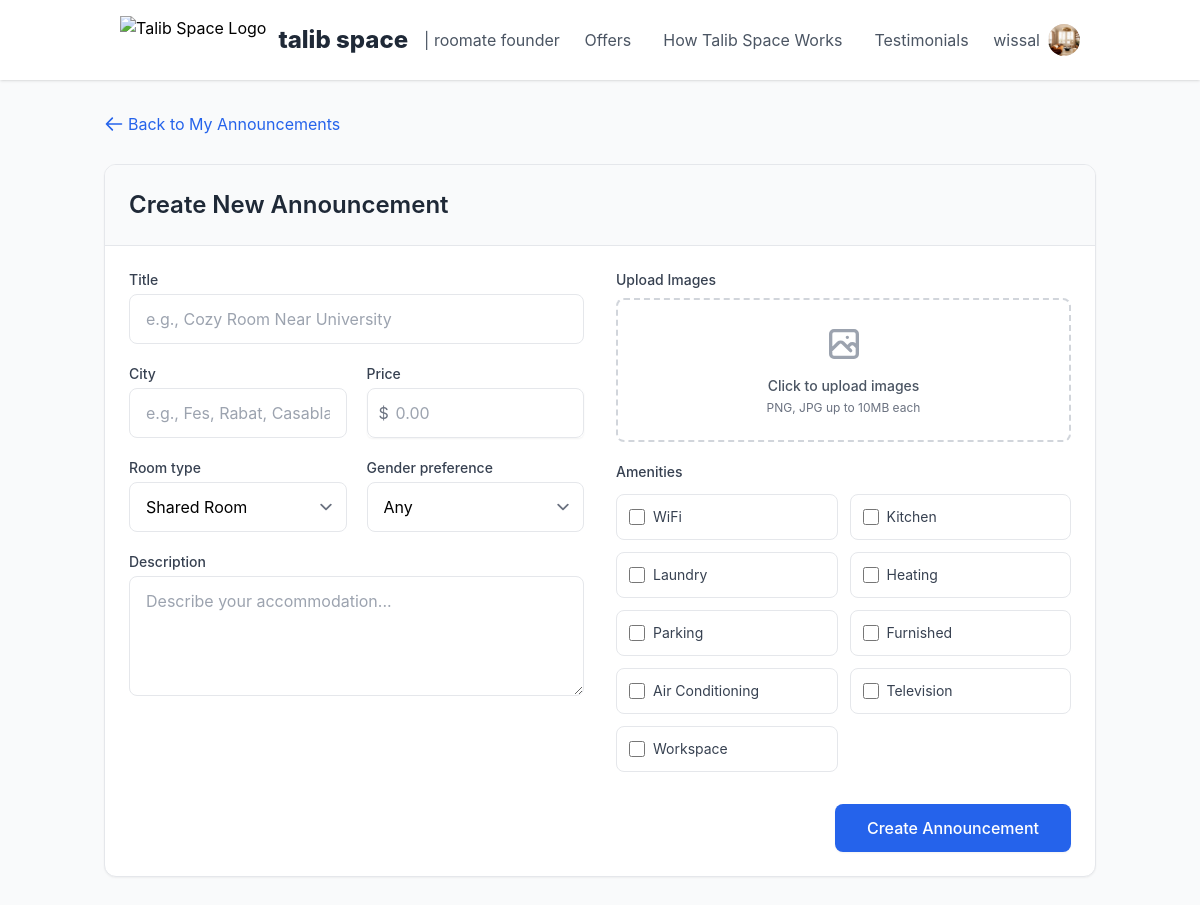
The app's page /user/create/ (signed in) with its own data.
### authuser/models.py (models this page shows, shortened)
class User(AbstractBaseUser, PermissionsMixin):
    STATUS_CHOICES = [
        ('pending', 'Pending'),
        ('approved', 'Approved'),
        ('rejected', 'Rejected'),
    ]
    PROFILE_STATUS_CHOICES = [
        ('looking', 'Looking for offers'),
        ('posting', 'Has posted announcement'),
    ]
    email = models.EmailField(blank=True, default='', unique=True)
    name = models.CharField(max_length=255, blank=True, default='')
    surname = models.CharField(max_length=255, blank=True, default='')
    status = models.CharField(max_length=10, choices=STATUS_CHOICES, default='pending')
    profile_status = models.CharField(max_length=10, choices=PROFILE_STATUS_CHOICES, default='looking')
    is_active = models.BooleanField(default=True)
    is_superuser = models.BooleanField(default=False)
    is_staff = models.BooleanField(default=False)
    date_joined = models.DateTimeField(default=timezone.now)
    last_login = models.DateTimeField(blank=True, null=True)
    profile_picture = models.ImageField(upload_to=user_profile_pic_path, blank=True, null=True)
    description = models.TextField(blank=True, default='')
    objects = CustomUserManager()
    USERNAME_FIELD = 'email'
    EMAIL_FIELD = 'email'
    REQUIRED_FIELDS = ['name', 'surname']
    def is_profile_complete(self):
        return bool(self.profile_picture and self.description.strip())

### etudiants/views.py (the view)
# urls.py: path('create/', views.create_announcement_view, name='create_announcement'),
@login_required
def create_announcement_view(request):
    if not request.user.is_profile_complete():
        messages.error(request, 'Please complete your profile (add profile picture and description) before creating announcements.')
        return redirect('etudiants:my_announcements')
    if request.method == 'POST':
        form = AnnouncementForm(request.POST, request.FILES, request=request)
        if form.is_valid():
            try:
                announcement = form.save(commit=False)
                announcement.user = request.user
                announcement.save()
                images = request.FILES.getlist('images')
                if images:
                    for i, image in enumerate(images):
                        AnnouncementImage.objects.create(
                            announcement=announcement,
                            image=image
                        )
                try:
                    profile = request.user.profile_status
                    if hasattr(profile, 'has_posted_announcement'):
                        profile.has_posted_announcement = True
                        profile.save()
                except AttributeError:
                    pass
                messages.success(request, f"Announcement '{announcement.title}' created successfully with {len(images)} images!")
                return redirect('etudiants:my_announcements')
            except Exception as e:
                messages.error(request, f"Error creating announcement: {str(e)}")
                return render(request, 'etudiants/create_announcement.html', {
                    'form': form,
                    'page_title': 'Create New Announcement'
                })
        else:
            messages.error(request, "Please correct the errors below.")
    else:
        form = AnnouncementForm(request=request)
    return render(request, 'etudiants/create_announcement.html', {
        'form': form,
        'page_title': 'Create New Announcement'
    })

### templates/etudiants/create_announcement.html (shortened to what this page needs)
<!DOCTYPE html>
<html lang="en">
<head>
    <script src="https://cdn.tailwindcss.com"></script>
</head>
<body class="h-full flex flex-col bg-gray-50">
 <nav class="w-full sticky top-0 z-50 bg-white shadow">
    <div class="container mx-auto px-4 sm:px-6 lg:px-8">
        <div class="flex justify-between items-center py-4">
            <div class="flex items-center">
                <a href="{% url 'pages:homepage' %}" class="flex items-center">
                    <img src="https://img.freepik.com/vecteurs-premium/creation-logo-education-scolaire-maison-modele-logo-logement-etudiant_825834-932.jpg"
                        alt="Talib Space Logo" class="h-12 w-auto mr-3">
                    <span class="text-2xl font-extrabold text-gray-800">talib space</span>
                    <span class="ml-4 text-gray-600">| roomate founder</span>
                </a>
            </div>
            <div class="hidden md:flex items-center space-x-8">
                <a href="{% url 'pages:offers' %}" class="text-gray-600 hover:text-blue-500 transition duration-300">Offers</a>
                <a href="{% url 'pages:howworks' %}" class="text-gray-600 hover:text-blue-500 transition duration-300">How Talib Space Works</a>
                <a href="{% url 'pages:testo' %}" class="text-gray-600 hover:text-blue-500 transition duration-300">Testimonials</a>
            </div>
            {% if user.is_authenticated %}
                <div class="flex items-center space-x-4">
                    <div class="relative">
                        <button id="user-menu-button" type="button" class="flex items-center space-x-2 focus:outline-none">
                            <span class="text-gray-600">{{ user.name }}</span>
                            <div class="w-8 h-8 rounded-full bg-gray-200 flex items-center justify-center overflow-hidden">
                                {% if user.profile_picture %}
                                    <img src="{{ user.profile_picture.url }}" alt="Profile Photo" class="w-full h-full object-cover">
                                {% else %}
                                    <svg xmlns="http://www.w3.org/2000/svg" class="h-5 w-5 text-gray-500" viewBox="0 0 20 20" fill="currentColor">
                                        <path fill-rule="evenodd" d="M10 9a3 3 0 100-6 3 3 0 000 6zm-7 9a7 7 0 1114 0H3z" clip-rule="evenodd" />
                                    </svg>
                                {% endif %}
                            </div>
                        </button>
                    </div>
                </div>
            {% endif %}
        </div>
    </div>
</nav>
   <main class="flex-1">
       <div class="container mx-auto px-4 py-8">
           <div class="mb-6">
               <a href="{% url 'etudiants:my_announcements' %}" class="inline-flex items-center text-blue-600 hover:text-blue-800">
                   <svg xmlns="http://www.w3.org/2000/svg" class="h-5 w-5 mr-1" fill="none" viewBox="0 0 24 24" stroke="currentColor">
                       <path stroke-linecap="round" stroke-linejoin="round" stroke-width="2" d="M10 19l-7-7m0 0l7-7m-7 7h18" />
                   </svg>
                   Back to My Announcements
               </a>
           </div>
           <div class="bg-white rounded-xl shadow-sm border border-gray-200 overflow-hidden">
               <div class="p-6 border-b border-gray-200 bg-gray-50">
                   <h1 class="text-2xl font-semibold text-gray-800">Create New Announcement</h1>
               </div>
               <form method="post" enctype="multipart/form-data" class="p-6">
                   <div class="grid grid-cols-1 lg:grid-cols-2 gap-8">
                       <div class="space-y-5">
                           <div>
                               <label for="{{ form.title.id_for_label }}" class="block text-sm font-medium text-gray-700 mb-1">
                                   {{ form.title.label }}
                               </label>
                               <input type="text"
                                      id="{{ form.title.id_for_label }}"
                                      name="{{ form.title.name }}"
                                      class="form-input"
                                      placeholder="e.g., Cozy Room Near University"
                                      value="{{ form.title.value|default_if_none:'' }}">
                           </div>
                           <div class="grid grid-cols-1 md:grid-cols-2 gap-5">
                               <div>
                                   <label for="{{ form.city.id_for_label }}" class="block text-sm font-medium text-gray-700 mb-1">
                                       {{ form.city.label }}
                                   </label>
                                   <input type="text"
                                          id="{{ form.city.id_for_label }}"
                                          name="{{ form.city.name }}"
                                          class="form-input"
                                          placeholder="e.g., Fes, Rabat, Casablanca"
                                          value="{{ form.city.value|default_if_none:'' }}">
                               </div>
                               <div>
                                   <label for="{{ form.price.id_for_label }}" class="block text-sm font-medium text-gray-700 mb-1">
                                       {{ form.price.label }}
                                   </label>
                                   <div class="relative rounded-md shadow-sm">
                                       <div class="absolute inset-y-0 left-0 pl-3 flex items-center pointer-events-none">
                                           <span class="text-gray-500">$</span>
                                       </div>
                                       <input type="number"
                                              id="{{ form.price.id_for_label }}"
                                              name="{{ form.price.name }}"
                                              class="form-input pl-7"
                                              placeholder="0.00"
                                              step="0.01"
                                              value="{{ form.price.value|default_if_none:'' }}">
                                   </div>
                               </div>
                           </div>
                           <div class="grid grid-cols-1 md:grid-cols-2 gap-5">
                               <div>
                                   <label for="{{ form.room_type.id_for_label }}" class="block text-sm font-medium text-gray-700 mb-1">
                                       {{ form.room_type.label }}
                                   </label>
                                   <select id="{{ form.room_type.id_for_label }}"
                                           name="{{ form.room_type.name }}"
                                           class="form-input form-select">
                                       {% for value, label in form.room_type.field.choices %}
                                       <option value="{{ value }}" {% if form.room_type.value == value %}selected{% endif %}>{{ label }}</option>
                                       {% endfor %}
                                   </select>
                               </div>
                               <div>
                                   <label for="{{ form.gender_preference.id_for_label }}" class="block text-sm font-medium text-gray-700 mb-1">
                                       {{ form.gender_preference.label }}
                                   </label>
                                   <select id="{{ form.gender_preference.id_for_label }}"
                                           name="{{ form.gender_preference.name }}"
                                           class="form-input form-select">
                                       {% for value, label in form.gender_preference.field.choices %}
                                       <option value="{{ value }}" {% if form.gender_preference.value == value %}selected{% endif %}>{{ label }}</option>
                                       {% endfor %}
                                   </select>
                               </div>
                           </div>
                           <div>
                               <label for="{{ form.description.id_for_label }}" class="block text-sm font-medium text-gray-700 mb-1">
                                   {{ form.description.label }}
                               </label>
                               <textarea id="{{ form.description.id_for_label }}"
                                         name="{{ form.description.name }}"
                                         class="form-input form-textarea"
                                         placeholder="Describe your accommodation...">{{ form.description.value|default_if_none:'' }}</textarea>
                           </div>
                       </div>
                       <div class="space-y-5">
                           <div>
                               <label class="block text-sm font-medium text-gray-700 mb-2">
                                   Upload Images
                               </label>
                               <div class="image-upload relative border-2 border-dashed border-gray-300 rounded-lg p-6 text-center transition-colors">
                                   <label for="id_images" class="cursor-pointer">
                                       <div class="flex flex-col items-center justify-center">
                                           <span class="block text-sm font-medium text-gray-600">Click to upload images</span>
                                           <span class="block text-xs text-gray-500 mt-1">PNG, JPG up to 10MB each</span>
                                       </div>
                                   </label>
                               </div>
                           </div>
                           <div>
                               <label class="block text-sm font-medium text-gray-700 mb-3">
                                   Amenities
                               </label>
                               <div class="grid grid-cols-2 gap-3">
                                   {% for choice in form.amenities.field.choices %}
                                   <div class="flex items-center p-3 border border-gray-200 rounded-lg hover:border-blue-200 hover:bg-blue-50 transition-colors">
                                       <input type="checkbox"
                                              name="amenities"
                                              value="{{ choice.0 }}"
                                              id="id_amenities_{{ forloop.counter0 }}"
                                              class="h-4 w-4 text-blue-600 border-gray-300 rounded focus:ring-blue-500">
                                       <label for="id_amenities_{{ forloop.counter0 }}"
                                              class="ml-2 block text-sm text-gray-700 cursor-pointer flex-1">
                                           {{ choice.1 }}
                                       </label>
                                   </div>
                                   {% endfor %}
                               </div>
                           </div>
                       </div>
                   </div>
                   <div class="mt-8 flex justify-end">
                       <button type="submit"
                               class="bg-blue-600 hover:bg-blue-700 text-white font-medium py-3 px-8 rounded-lg shadow-sm transition-colors focus:outline-none focus:ring-2 focus:ring-offset-2 focus:ring-blue-500">
                           Create Announcement
                       </button>
                   </div>
               </form>
           </div>
       </div>
   </main>
</body>
</html>

### records on screen
User: name "wissal", profile_picture (picture)

### other values on screen
{{ choice.1 }} "WiFi" "Kitchen" "Laundry" "Heating" "Parking" "Furnished" "Air Conditioning" "Television" "Workspace"
form field room_type "Shared Room"
form field gender_preference "Any"
